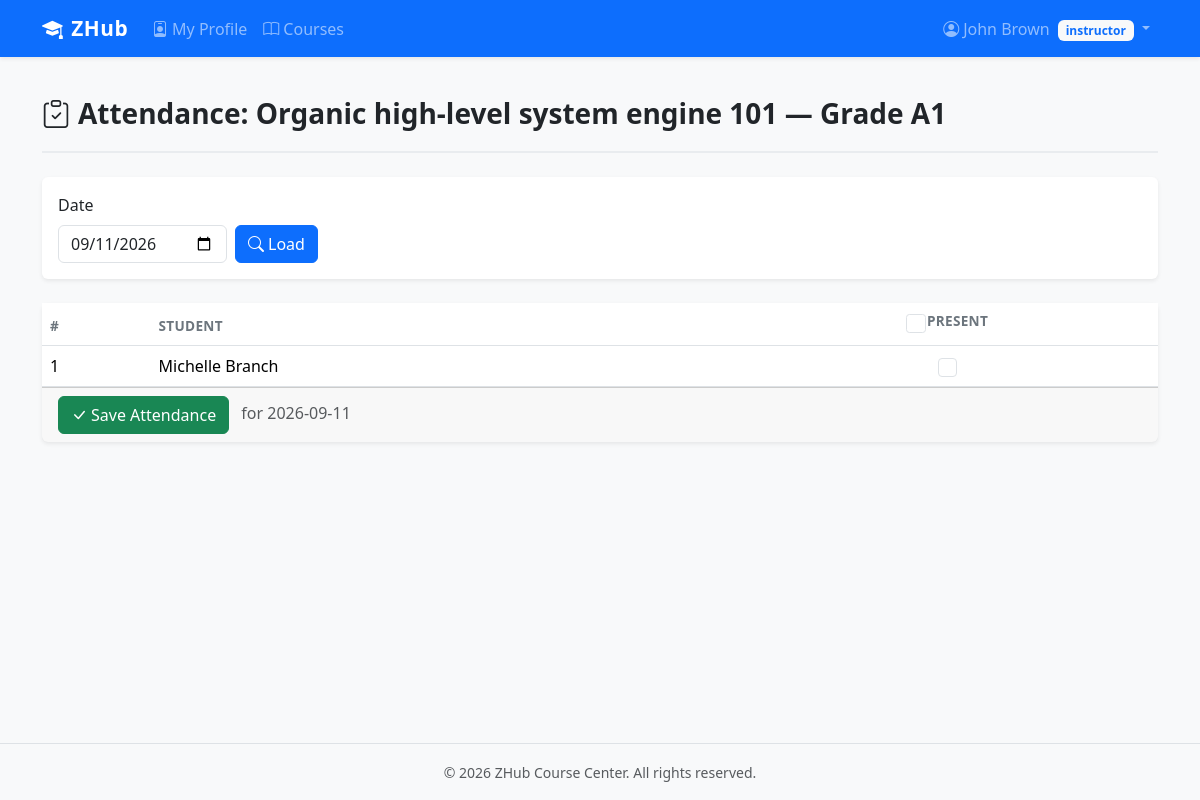
The page /attendance/group/101 (signed in) on the database its author committed.
### website/models.py (models this page shows, shortened)
class User(UserMixin, db.Model):
    __tablename__ = 'users'
    id = db.Column(db.Integer, primary_key=True)
    email = db.Column(db.String(150), unique=True, nullable=False, index=True)
    password_hash = db.Column(db.String(256), nullable=False)
    role = db.Column(db.String(20), nullable=False, default='student')  # admin / instructor / student
    first_name = db.Column(db.String(100), nullable=False)
    last_name = db.Column(db.String(100), nullable=False)
    phone = db.Column(db.String(20))
    is_active = db.Column(db.Boolean, default=True)
    created_at = db.Column(db.DateTime, default=lambda: datetime.now(timezone.utc))
    student = db.relationship('Student', backref='user', uselist=False, cascade='all, delete-orphan')
    instructor = db.relationship('Instructor', backref='user', uselist=False, cascade='all, delete-orphan')
    @property
    def full_name(self):
        return f'{self.first_name} {self.last_name}'

class Course(db.Model):
    __tablename__ = 'courses'
    id = db.Column(db.Integer, primary_key=True)
    name = db.Column(db.String(200), nullable=False)
    description = db.Column(db.Text)
    level = db.Column(db.String(50))  # beginner / intermediate / advanced
    duration_weeks = db.Column(db.Integer)
    reservation_fee = db.Column(db.Float, default=0.0)
    course_fee = db.Column(db.Float, default=0.0)
    certificate_fee = db.Column(db.Float, default=0.0)
    is_active = db.Column(db.Boolean, default=True)
    created_at = db.Column(db.DateTime, default=lambda: datetime.now(timezone.utc))
    start_date = db.Column(db.Date, nullable=True)
    end_date = db.Column(db.Date, nullable=True)
    total_hours = db.Column(db.Float, nullable=True)
    num_sessions = db.Column(db.Integer, nullable=True)
    groups = db.relationship('Group', backref='course', lazy='dynamic', cascade='all, delete-orphan')
    enrollments = db.relationship('Enrollment', backref='course', lazy='dynamic', cascade='all, delete-orphan')
    ratings = db.relationship('CourseRating', backref='course', lazy='dynamic', cascade='all, delete-orphan')
    schedules = db.relationship('CourseSchedule', backref='course', lazy='dynamic', cascade='all, delete-orphan')

class Group(db.Model):
    __tablename__ = 'groups'
    id = db.Column(db.Integer, primary_key=True)
    course_id = db.Column(db.Integer, db.ForeignKey('courses.id'), nullable=False)
    instructor_id = db.Column(db.Integer, db.ForeignKey('instructors.id'), nullable=True)
    name = db.Column(db.String(100), nullable=False)
    schedule_day = db.Column(db.String(20))   # e.g. "Saturday"
    schedule_time = db.Column(db.String(20))  # e.g. "10:00 AM"
    max_capacity = db.Column(db.Integer, default=30)
    is_active = db.Column(db.Boolean, default=True)
    enrollments = db.relationship('Enrollment', backref='group', lazy='dynamic')
    attendance_records = db.relationship('Attendance', backref='group', lazy='dynamic')

class Enrollment(db.Model):
    __tablename__ = 'enrollments'
    id = db.Column(db.Integer, primary_key=True)
    student_id = db.Column(db.Integer, db.ForeignKey('students.id'), nullable=False)
    course_id = db.Column(db.Integer, db.ForeignKey('courses.id'), nullable=False)
    group_id = db.Column(db.Integer, db.ForeignKey('groups.id'), nullable=False)
    enrolled_at = db.Column(db.DateTime, default=lambda: datetime.now(timezone.utc))
    status = db.Column(db.String(20), default='active')  # active / completed / dropped
    attendance_records = db.relationship('Attendance', backref='enrollment', lazy='dynamic', cascade='all, delete-orphan')
    performance = db.relationship('StudentPerformance', backref='enrollment', uselist=False, cascade='all, delete-orphan')
    __table_args__ = (
        db.UniqueConstraint('student_id', 'course_id', name='uq_student_course'),
    )

### website/attendance/routes.py (the view)
@attendance_bp.route('/group/<int:group_id>')
@role_required('admin', 'instructor')
def group_sheet(group_id):
    group = Group.query.get_or_404(group_id)
    if current_user.role == 'instructor':
        if not current_user.instructor or current_user.instructor.id != group.instructor_id:
            flash('You are not assigned to this group.', 'danger')
            return redirect(url_for('auth.home'))
    enrollments = group.enrollments.filter_by(status='active').all()
    selected_date_str = request.args.get('date', date.today().isoformat())
    selected_date = _parse_date(selected_date_str)
    existing = {}
    for record in Attendance.query.filter_by(group_id=group.id, date=selected_date).all():
        existing[record.enrollment_id] = record.status
    return render_template(
        'attendance/sheet.html',
        group=group,
        enrollments=enrollments,
        selected_date=selected_date.isoformat(),
        existing=existing,
    )

### website/attendance/routes.py (called while the page is built)
def _parse_date(date_str):
    try:
        return datetime.strptime(date_str, '%Y-%m-%d').date()
    except (ValueError, TypeError):
        return date.today()

### website/utils.py (called while the page is built)
def role_required(*roles):
    def decorator(f):
        @wraps(f)
        @login_required
        def decorated_function(*args, **kwargs):
            if current_user.role not in roles:
                abort(403)
            return f(*args, **kwargs)
        return decorated_function
    return decorator

### website/templates/attendance/sheet.html (shortened to what this page needs)
{% extends "base.html" %}
{% block content %}
<div class="page-header">
    <h1><i class="bi bi-clipboard-check me-2"></i>Attendance: {{ group.course.name }} — {{ group.name }}</h1>
</div>
<div class="card mb-4">
    <div class="card-body">
        <form method="GET" class="row g-2 align-items-end">
            <div class="col-auto">
                <label for="date" class="form-label">Date</label>
                <input type="date" name="date" id="date" class="form-control" value="{{ selected_date }}">
            </div>
            <div class="col-auto">
                <button type="submit" class="btn btn-primary"><i class="bi bi-search me-1"></i>Load</button>
            </div>
        </form>
    </div>
</div>
{% if enrollments %}
<form method="POST" action="{{ url_for('attendance.mark_attendance', group_id=group.id) }}">
    <div class="card">
        <div class="table-responsive">
            <table class="table table-hover mb-0">
                <thead>
                    <tr>
                        <th>#</th>
                        <th>Student</th>
                        <th class="text-center">
                            <div class="form-check d-inline-block">
                                <input type="checkbox" id="toggle-all-attendance" class="form-check-input attendance-checkbox">
                                <label class="form-check-label" for="toggle-all-attendance">Present</label>
                            </div>
                        </th>
                    </tr>
                </thead>
                <tbody>
                {% for enrollment in enrollments %}
                <tr>
                    <td>{{ loop.index }}</td>
                    <td>{{ enrollment.student.user.full_name }}</td>
                    <td class="text-center">
                        <input type="checkbox" class="form-check-input attendance-checkbox attendance-toggle"
                               data-enrollment-id="{{ enrollment.id }}"
                               {{ 'checked' if existing.get(enrollment.id) == 'present' else '' }}>
                    </td>
                </tr>
                {% endfor %}
                </tbody>
            </table>
        </div>
        <div class="card-footer">
            <button type="submit" class="btn btn-success"><i class="bi bi-check-lg me-1"></i>Save Attendance</button>
            <span class="text-muted ms-2">for {{ selected_date }}</span>
        </div>
    </div>
</form>
{% else %}
<div class="empty-state">
    <i class="bi bi-people"></i>
    <p>No active enrollments in this group.</p>
</div>
{% endif %}
{% endblock %}

### website/templates/base.html (shortened to what this page needs)
<!DOCTYPE html>
<html lang="en">
<head>
    <link href="https://cdn.jsdelivr.net/npm/bootstrap@5.3.3/dist/css/bootstrap.min.css" rel="stylesheet">
    <link href="https://cdn.jsdelivr.net/npm/bootstrap-icons@1.11.3/font/bootstrap-icons.min.css" rel="stylesheet">
    <link href="{{ url_for('static', filename='css/style.css') }}" rel="stylesheet">
</head>
<body>
    <nav class="navbar navbar-expand-lg navbar-dark bg-primary shadow-sm">
        <div class="container">
            <a class="navbar-brand fw-bold" href="{{ url_for('auth.home') }}">
                <i class="bi bi-mortarboard-fill me-2"></i>ZHub
            </a>
            <div class="collapse navbar-collapse" id="mainNav">
                {% if current_user.is_authenticated %}
                <ul class="navbar-nav me-auto">
                    {% if current_user.role == 'instructor' %}
                    <li class="nav-item">
                        <a class="nav-link" href="{{ url_for('instructors.profile') }}">
                            <i class="bi bi-person-badge me-1"></i>My Profile
                        </a>
                    </li>
                    <li class="nav-item">
                        <a class="nav-link" href="{{ url_for('courses.list_courses') }}">
                            <i class="bi bi-book me-1"></i>Courses
                        </a>
                    </li>
                    {% endif %}
                </ul>
                <ul class="navbar-nav">
                    <li class="nav-item dropdown">
                        <a class="nav-link dropdown-toggle" href="#" data-bs-toggle="dropdown">
                            <i class="bi bi-person-circle me-1"></i>{{ current_user.full_name }}
                            <span class="badge bg-light text-primary ms-1">{{ current_user.role }}</span>
                        </a>
                    </li>
                </ul>
                {% endif %}
            </div>
        </div>
    </nav>
    <main class="container py-4">
        {% block content %}{% endblock %}
    </main>
    <footer class="bg-light text-center text-muted py-3 mt-auto border-top">
        <div class="container">
            <small>&copy; 2026 ZHub Course Center. All rights reserved.</small>
        </div>
    </footer>
</body>
</html>

### website/static/css/style.css (style rules this page uses)
body { min-height: 100vh; display: flex; flex-direction: column; background-color: #f8f9fa; }
main { flex: 1; }
.navbar-brand { font-size: 1.3rem; letter-spacing: 0.5px; }
.card { border: none; box-shadow: 0 0.125rem 0.25rem rgba(0, 0, 0, 0.075); transition: box-shadow 0.2s ease; }
.table th { font-weight: 600; font-size: 0.85rem; text-transform: uppercase; letter-spacing: 0.3px; color: #6c757d; }
.attendance-checkbox { width: 1.2rem; height: 1.2rem; }
.page-header { margin-bottom: 1.5rem; padding-bottom: 0.75rem; border-bottom: 2px solid #e9ecef; }
.page-header h1 { font-size: 1.75rem; font-weight: 700; color: #212529; }

### rows shown on the page
User: full_name "John Brown", role "instructor"
Course: course.name "Organic high-level system engine 101"
Group: name "Grade A1"
Enrollment: student.user.full_name "Michelle Branch"

### other values the page prints
{{ selected_date }} "2026-09-11"
